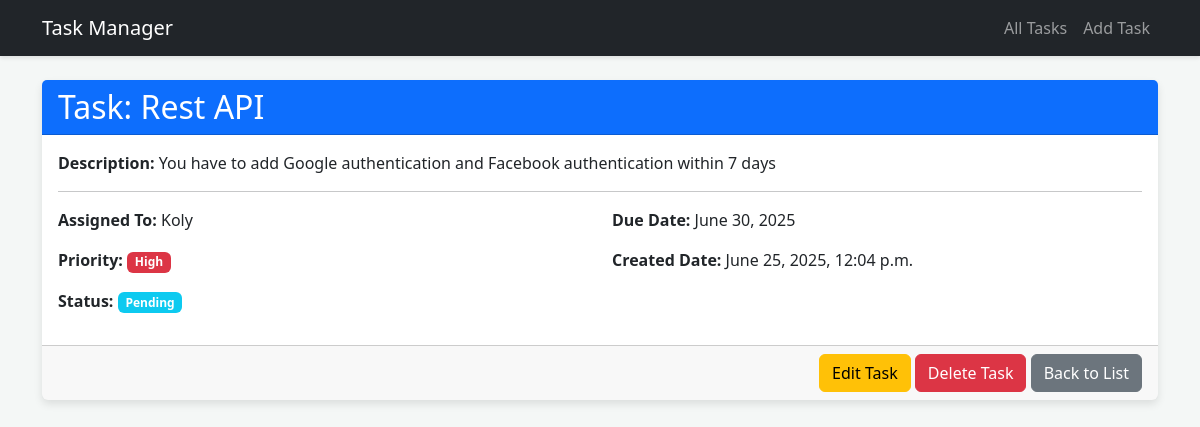
Page /task/1/ on the committed database.
### tasks/models.py (models this page shows, shortened)
class tasks(models.Model):
    Priority_Choice = [
        ('Low', 'Low'),
        ('Medium', 'Medium'),
        ('High', 'High')
    ]
    Status_Choice = [
        ('Pending', 'Pending'),
        ('In Progress', 'In Progress'),
        ('Completed', 'Completed')
    ]
    task_name = models.CharField(max_length=255)
    description = models.TextField(blank=True, null=True)
    assigned_to = models.CharField(max_length=255)
    priority = models.CharField(max_length=20, choices=Priority_Choice, default='Medium')
    status = models.CharField(max_length=20, choices=Status_Choice, default='Pending')
    due_date = models.DateField()
    created_date = models.DateTimeField(auto_now_add=True)

### tasks/views.py (the view)
# urls.py: path('task/<int:pk>/', views.task_detail, name='task_detail'),
def task_detail(request, pk):
    task = get_object_or_404(tasks, pk=pk)
    if is_ajax(request):
        return JsonResponse({'success': True, 'task': serialize_task(task)})
    return render(request, 'tasks/task_detail.html', {'task': task})

### tasks/views.py (called while the page is built)
def is_ajax(request):
    return 'application/json' in request.META.get('HTTP_ACCEPT', '')

### tasks/templates/tasks/task_detail.html
{% extends 'tasks/base.html' %} {% block title %}Task Details{% endblock %}
{%block content %}
<div class="card">
  <div class="card-header bg-primary text-white">
    <h2 class="card-title mb-0">Task: {{ task.task_name }}</h2>
  </div>
  <div class="card-body">
    <p><strong>Description: </strong> {{ task.description}}</p>
    <hr />
    <div class="row">
      <div class="col-md-6">
        <p><strong>Assigned To:</strong> {{ task.assigned_to }}</p>
        <p>
          <strong>Priority:</strong>
          {% if task.priority == 'High' %}
          <span class="badge bg-danger">{{ task.priority }}</span>
          {% elif task.priority == 'Medium' %}
          <span class="badge bg-warning text-dark">{{ task.priority }}</span>
          {% else %}
          <span class="badge bg-success">{{ task.priority }}</span>
          {% endif %}
        </p>
        <p>
          <strong>Status:</strong>
          <span class="badge bg-info">{{ task.status }}</span>
        </p>
      </div>
      <div class="col-md-6">
        <p><strong>Due Date:</strong> {{ task.due_date|date:"F d, Y" }}</p>
        <p>
          <strong>Created Date:</strong> {{ task.created_date|date:"F d, Y, P"}}
        </p>
      </div>
    </div>
  </div>
  <div class="card-footer text-end">
    <a href="{% url 'task_update' task.pk %}" class="btn btn-warning"
      >Edit Task</a
    >
    <a href="{% url 'task_delete' task.pk %}" class="btn btn-danger"
      >Delete Task</a
    >
    <a href="{% url 'task_list' %}" class="btn btn-secondary">Back to List</a>
  </div>
</div>
{% endblock %}

### tasks/templates/tasks/base.html (style rules this page uses)
body { background-color: #f4f7f6; }
.card { border: none; box-shadow: 0 4px 8px rgba(0, 0, 0, 0.1); }

### rows in the picture
tasks: task_name "Rest API", description "You have to add Google authentication and Facebook authentication within 7 days", assigned_to "Koly", priority "High", status "Pending", due_date "June 30, 2025", created_date "June 25, 2025, 12:04 p.m."
